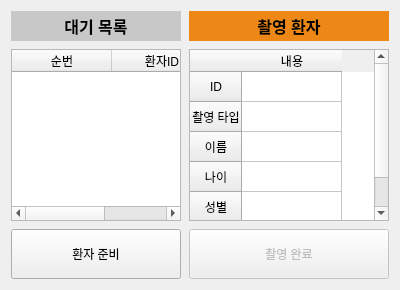
<?xml version="1.0" encoding="UTF-8"?>
<ui version="4.0">
 <class>PatientManager</class>
 <widget class="QWidget" name="PatientManager">
  <property name="geometry">
   <rect>
    <x>0</x>
    <y>0</y>
    <width>400</width>
    <height>290</height>
   </rect>
  </property>
  <property name="minimumSize">
   <size>
    <width>0</width>
    <height>290</height>
   </size>
  </property>
  <property name="maximumSize">
   <size>
    <width>16777215</width>
    <height>290</height>
   </size>
  </property>
  <property name="windowTitle">
   <string>Form</string>
  </property>
  <layout class="QHBoxLayout" name="horizontalLayout_2">
   <property name="spacing">
    <number>8</number>
   </property>
   <item>
    <layout class="QVBoxLayout" name="verticalLayout">
     <property name="spacing">
      <number>8</number>
     </property>
     <item>
      <widget class="QLabel" name="patientTitleLabel">
       <property name="minimumSize">
        <size>
         <width>170</width>
         <height>30</height>
        </size>
       </property>
       <property name="maximumSize">
        <size>
         <width>170</width>
         <height>30</height>
        </size>
       </property>
       <property name="font">
        <font>
         <pointsize>12</pointsize>
         <bold>true</bold>
        </font>
       </property>
       <property name="styleSheet">
        <string notr="true">background-color: rgb(200, 200, 200);</string>
       </property>
       <property name="text">
        <string>대기 목록</string>
       </property>
       <property name="alignment">
        <set>Qt::AlignCenter</set>
       </property>
      </widget>
     </item>
     <item>
      <widget class="QTreeWidget" name="waitTreeWidget">
       <property name="sizePolicy">
        <sizepolicy hsizetype="Expanding" vsizetype="Expanding">
         <horstretch>0</horstretch>
         <verstretch>0</verstretch>
        </sizepolicy>
       </property>
       <property name="minimumSize">
        <size>
         <width>170</width>
         <height>0</height>
        </size>
       </property>
       <property name="maximumSize">
        <size>
         <width>170</width>
         <height>16777215</height>
        </size>
       </property>
       <column>
        <property name="text">
         <string>순번</string>
        </property>
        <property name="font">
         <font>
          <stylestrategy>PreferDefault</stylestrategy>
         </font>
        </property>
        <property name="textAlignment">
         <set>AlignCenter</set>
        </property>
        <property name="background">
         <color>
          <red>100</red>
          <green>100</green>
          <blue>100</blue>
         </color>
        </property>
       </column>
       <column>
        <property name="text">
         <string>환자ID</string>
        </property>
        <property name="textAlignment">
         <set>AlignCenter</set>
        </property>
        <property name="background">
         <color>
          <red>100</red>
          <green>100</green>
          <blue>100</blue>
         </color>
        </property>
       </column>
       <column>
        <property name="text">
         <string>환자명</string>
        </property>
        <property name="textAlignment">
         <set>AlignCenter</set>
        </property>
        <property name="background">
         <color>
          <red>100</red>
          <green>100</green>
          <blue>100</blue>
         </color>
        </property>
       </column>
      </widget>
     </item>
     <item>
      <layout class="QHBoxLayout" name="horizontalLayout">
       <property name="spacing">
        <number>0</number>
       </property>
       <item>
        <widget class="QPushButton" name="patientReadyButton">
         <property name="sizePolicy">
          <sizepolicy hsizetype="Minimum" vsizetype="Preferred">
           <horstretch>0</horstretch>
           <verstretch>0</verstretch>
          </sizepolicy>
         </property>
         <property name="minimumSize">
          <size>
           <width>0</width>
           <height>50</height>
          </size>
         </property>
         <property name="maximumSize">
          <size>
           <width>123123</width>
           <height>16777215</height>
          </size>
         </property>
         <property name="text">
          <string>환자 준비</string>
         </property>
        </widget>
       </item>
      </layout>
     </item>
    </layout>
   </item>
   <item>
    <layout class="QVBoxLayout" name="verticalLayout_3">
     <property name="spacing">
      <number>8</number>
     </property>
     <item>
      <widget class="QLabel" name="patientTitleLabel_2">
       <property name="sizePolicy">
        <sizepolicy hsizetype="Expanding" vsizetype="Preferred">
         <horstretch>0</horstretch>
         <verstretch>0</verstretch>
        </sizepolicy>
       </property>
       <property name="minimumSize">
        <size>
         <width>186</width>
         <height>30</height>
        </size>
       </property>
       <property name="maximumSize">
        <size>
         <width>123234</width>
         <height>30</height>
        </size>
       </property>
       <property name="font">
        <font>
         <pointsize>12</pointsize>
         <bold>true</bold>
        </font>
       </property>
       <property name="styleSheet">
        <string notr="true">background-color: rgb(237, 136, 23);</string>
       </property>
       <property name="text">
        <string>촬영 환자</string>
       </property>
       <property name="alignment">
        <set>Qt::AlignCenter</set>
       </property>
      </widget>
     </item>
     <item>
      <layout class="QVBoxLayout" name="verticalLayout_2">
       <item>
        <widget class="QTableWidget" name="infoTableWidget">
         <property name="minimumSize">
          <size>
           <width>186</width>
           <height>0</height>
          </size>
         </property>
         <property name="maximumSize">
          <size>
           <width>123123</width>
           <height>16777215</height>
          </size>
         </property>
         <row>
          <property name="text">
           <string>ID</string>
          </property>
          <property name="textAlignment">
           <set>AlignCenter</set>
          </property>
         </row>
         <row>
          <property name="text">
           <string>촬영 타입</string>
          </property>
          <property name="textAlignment">
           <set>AlignCenter</set>
          </property>
         </row>
         <row>
          <property name="text">
           <string>이름</string>
          </property>
          <property name="textAlignment">
           <set>AlignCenter</set>
          </property>
         </row>
         <row>
          <property name="text">
           <string>나이</string>
          </property>
          <property name="textAlignment">
           <set>AlignCenter</set>
          </property>
         </row>
         <row>
          <property name="text">
           <string>성별</string>
          </property>
          <property name="textAlignment">
           <set>AlignCenter</set>
          </property>
         </row>
         <column>
          <property name="text">
           <string>내용</string>
          </property>
          <property name="toolTip">
           <string/>
          </property>
         </column>
         <item row="0" column="0">
          <property name="text">
           <string/>
          </property>
          <property name="textAlignment">
           <set>AlignCenter</set>
          </property>
          <property name="flags">
           <set>NoItemFlags</set>
          </property>
         </item>
         <item row="1" column="0">
          <property name="text">
           <string/>
          </property>
          <property name="textAlignment">
           <set>AlignCenter</set>
          </property>
          <property name="flags">
           <set>NoItemFlags</set>
          </property>
         </item>
         <item row="2" column="0">
          <property name="text">
           <string/>
          </property>
          <property name="textAlignment">
           <set>AlignCenter</set>
          </property>
          <property name="flags">
           <set>NoItemFlags</set>
          </property>
         </item>
         <item row="3" column="0">
          <property name="text">
           <string/>
          </property>
          <property name="textAlignment">
           <set>AlignCenter</set>
          </property>
          <property name="flags">
           <set>NoItemFlags</set>
          </property>
         </item>
         <item row="4" column="0">
          <property name="text">
           <string/>
          </property>
          <property name="textAlignment">
           <set>AlignCenter</set>
          </property>
          <property name="flags">
           <set>NoItemFlags</set>
          </property>
         </item>
        </widget>
       </item>
       <item>
        <widget class="QPushButton" name="finishButton">
         <property name="enabled">
          <bool>false</bool>
         </property>
         <property name="sizePolicy">
          <sizepolicy hsizetype="Expanding" vsizetype="Fixed">
           <horstretch>0</horstretch>
           <verstretch>0</verstretch>
          </sizepolicy>
         </property>
         <property name="minimumSize">
          <size>
           <width>161</width>
           <height>50</height>
          </size>
         </property>
         <property name="maximumSize">
          <size>
           <width>16777215</width>
           <height>16777215</height>
          </size>
         </property>
         <property name="styleSheet">
          <string notr="true"/>
         </property>
         <property name="text">
          <string>촬영 완료</string>
         </property>
        </widget>
       </item>
      </layout>
     </item>
    </layout>
   </item>
  </layout>
 </widget>
 <resources/>
 <connections/>
</ui>
